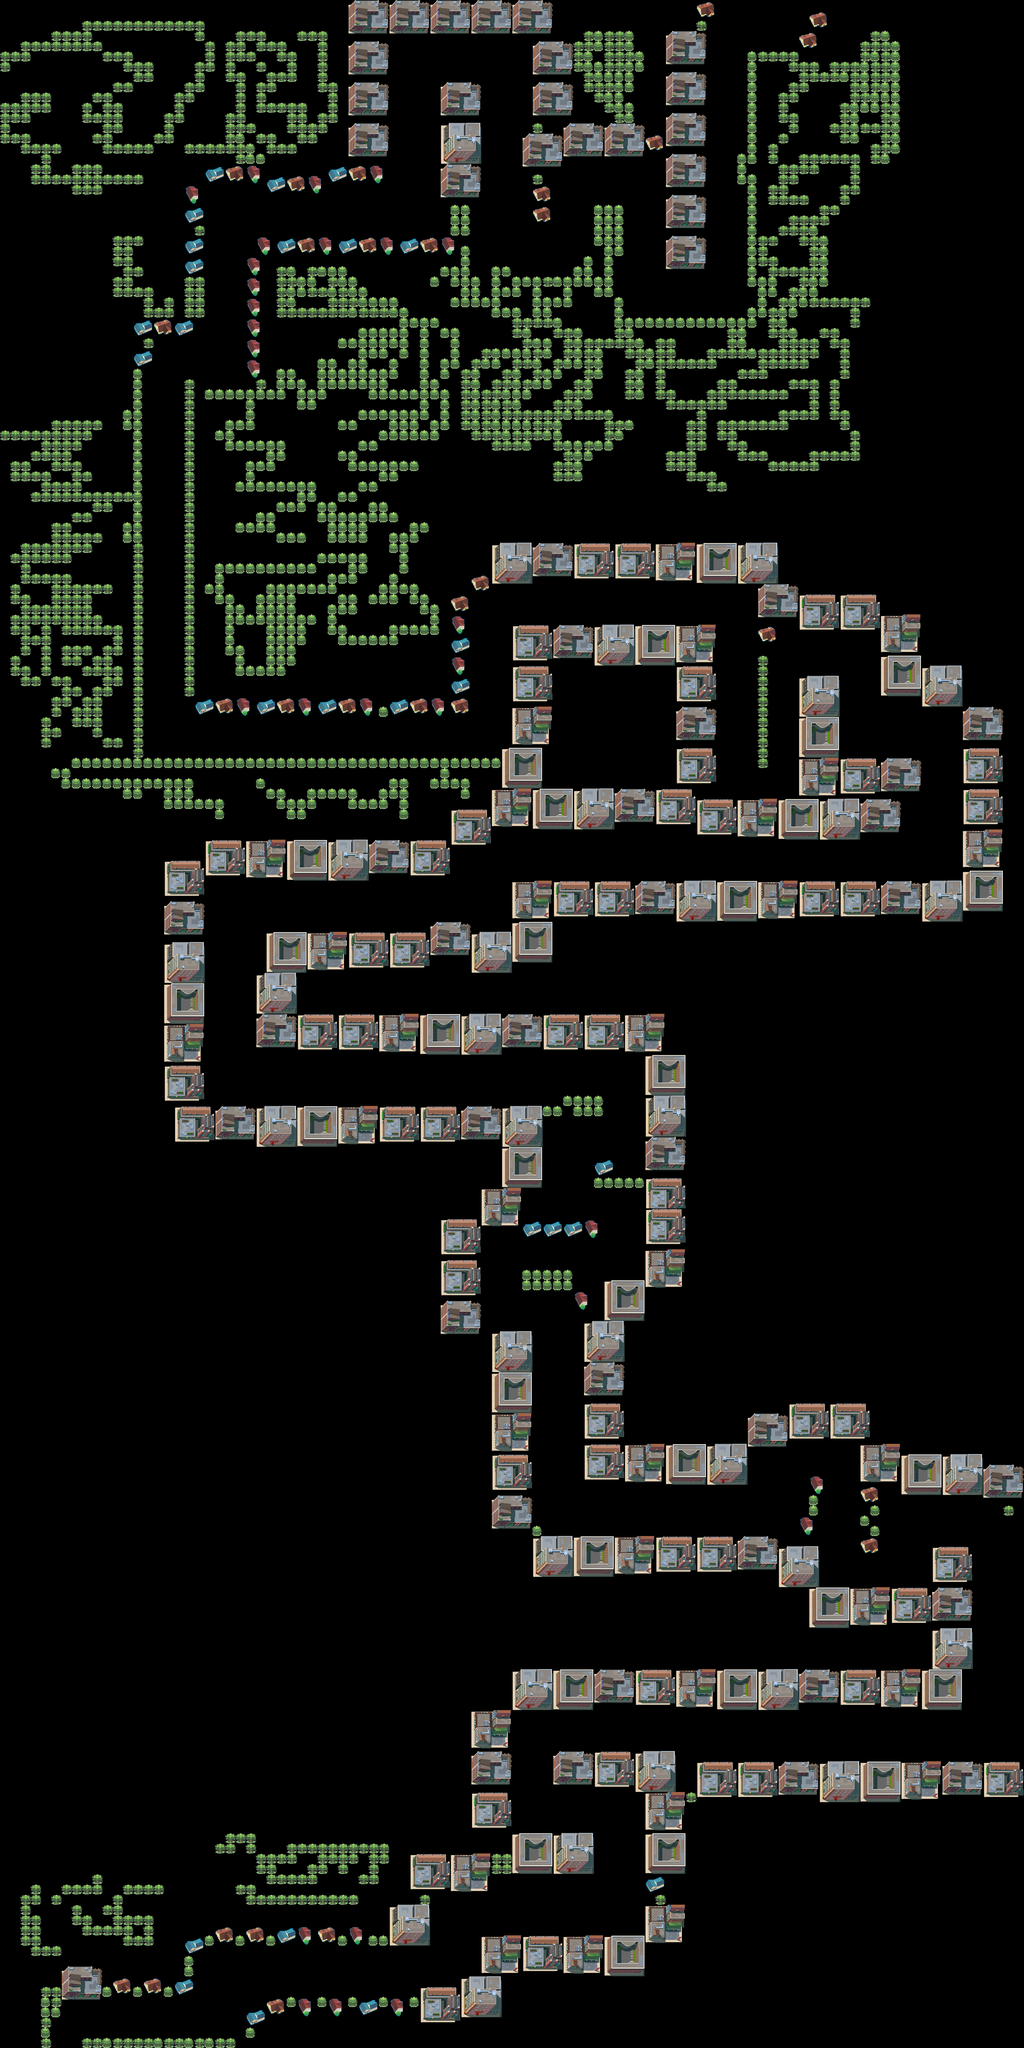

The image is a tile-based game level rendered from a .tmx file. Its description and source (layers, tilesets, objects; grid data summarised) follow:
An orthogonal 100x200 tile map with 32x32 px tiles, 1 tile layer (Tile Layer 1), 4 tilesets.

<map version="1.0" orientation="orthogonal" width="100" height="200" tilewidth="32" tileheight="32">
 <tileset firstgid="1" name="road" tilewidth="32" tileheight="32">
  <image source="../ART/road.png" width="96" height="32" />
 </tileset>
 <tileset firstgid="4" name="treetiles" tilewidth="32" tileheight="32">
  <image source="../ART/treetiles.png" width="65" height="32" />
 </tileset>
 <tileset firstgid="6" name="town" tilewidth="32" tileheight="32">
  <image source="../ART/town.png" width="640" height="128" />
 </tileset>
 <tileset firstgid="86" name="houses" tilewidth="32" tileheight="32">
  <image source="../ART/houses.png" width="320" height="64" />
 </tileset>
 <layer name="Tile Layer 1" width="100" height="200">
  <data>[20000 cells, 5234 non-empty, 94 distinct tile ids]</data>
 </layer>
</map>